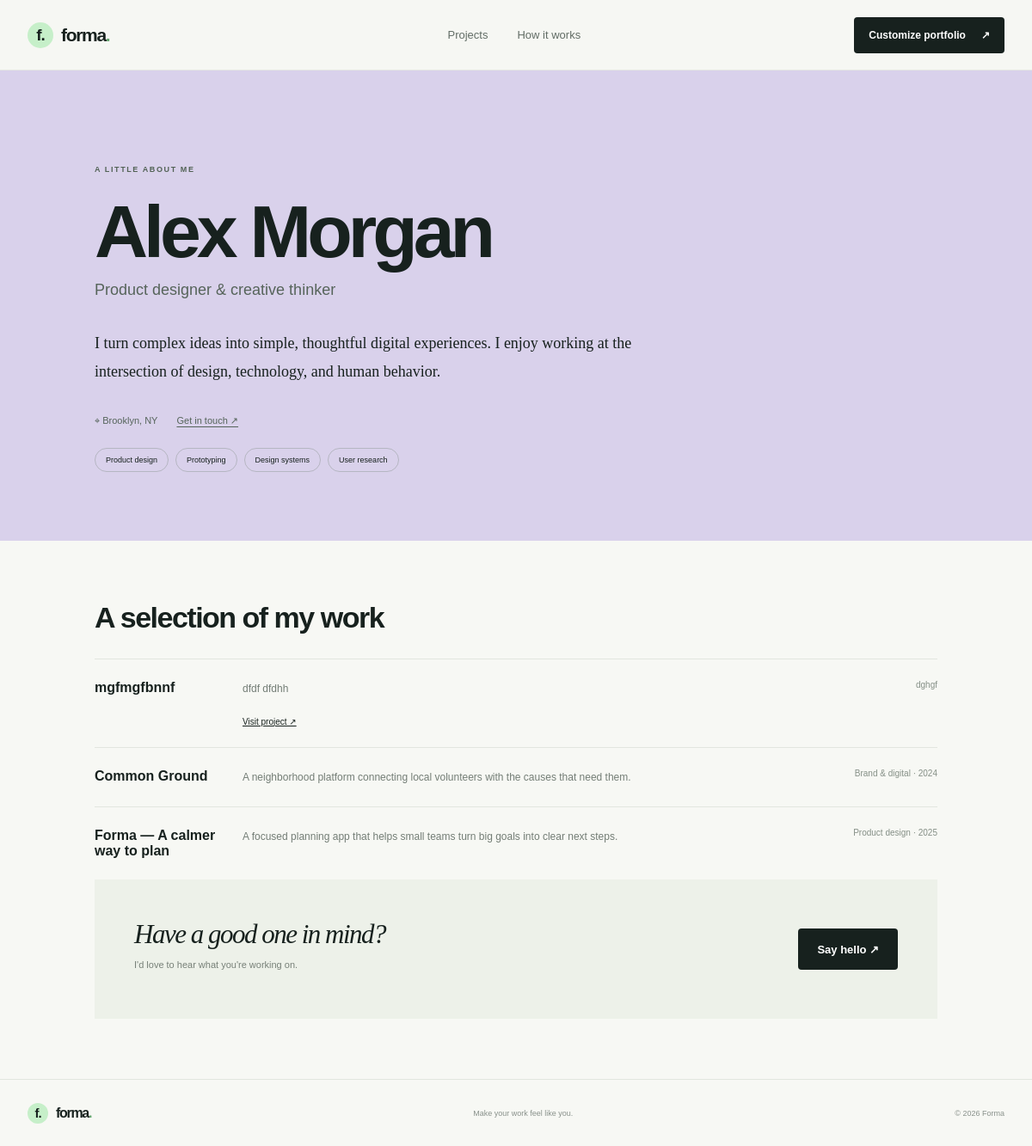
/p/alex-morgan, run on the app's committed database.
### tables this page shows
CREATE TABLE profile (
                id INTEGER PRIMARY KEY CHECK (id = 1),
                name TEXT NOT NULL,
                title TEXT NOT NULL,
                bio TEXT NOT NULL,
                email TEXT NOT NULL,
                location TEXT NOT NULL,
                website TEXT NOT NULL DEFAULT '',
                skills TEXT NOT NULL DEFAULT '',
                slug TEXT NOT NULL UNIQUE,
                theme TEXT NOT NULL DEFAULT 'mint'
            );

CREATE TABLE projects (
                id INTEGER PRIMARY KEY AUTOINCREMENT,
                title TEXT NOT NULL,
                description TEXT NOT NULL,
                year TEXT NOT NULL DEFAULT '',
                category TEXT NOT NULL DEFAULT '',
                url TEXT NOT NULL DEFAULT '',
                created_at TEXT NOT NULL DEFAULT CURRENT_TIMESTAMP
            );

### app.py (the view)
@app.get("/p/<slug>")
def public_portfolio(slug):
    profile, projects = profile_data()
    if profile["slug"] != slug:
        abort(404)
    return render_template("portfolio.html", profile=profile, projects=projects)

### app.py (called while the page is built, shortened)
def get_db():
    connection = sqlite3.connect(DATABASE)
    connection.row_factory = sqlite3.Row
    connection.execute("PRAGMA foreign_keys = ON")
    return connection

def profile_data():
    with closing(get_db()) as db:
        profile = db.execute("SELECT * FROM profile WHERE id = 1").fetchone()
        projects = db.execute("SELECT * FROM projects ORDER BY created_at DESC, id DESC").fetchall()
    return profile, projects

@app.before_request
def protect_editor_routes():
    is_editor_route = request.path == "/edit" or request.path == "/projects" or request.path.startswith("/projects/")
    if not is_editor_route:
        return None

### templates/portfolio.html (shortened to what this page needs)
{% extends "base.html" %}
{% block content %}
<div class="public-page theme-{{ profile['theme'] }}"><section class="public-hero"><div class="public-inner"><div class="public-kicker">A LITTLE ABOUT ME</div><h1>{{ profile['name'] }}</h1><p class="public-title">{{ profile['title'] }}</p><p class="public-bio">{{ profile['bio'] }}</p><div class="public-meta"><span>⌖ {{ profile['location'] }}</span><a href="mailto:{{ profile['email'] }}">Get in touch ↗</a>{% if profile['website'] %}<a href="{{ profile['website'] }}" target="_blank" rel="noopener noreferrer">My website ↗</a>{% endif %}</div>{% if profile['skills'] %}<div class="public-skills">{% for skill in profile['skills'].split(',') if skill.strip() %}<span class="skill-pill">{{ skill.strip() }}</span>{% endfor %}</div>{% endif %}</div></section><section class="public-work public-inner"><h2>A selection of my work</h2>{% for project in projects %}<article class="public-project"><h3>{{ project['title'] }}</h3><p>{{ project['description'] }}</p><span>{% if project['category'] %}{{ project['category'] }}{% endif %}{% if project['year'] %}{% if project['category'] %} · {% endif %}{{ project['year'] }}{% endif %}</span>{% if project['url'] %}<a href="{{ project['url'] }}" target="_blank" rel="noopener noreferrer">Visit project ↗</a>{% endif %}</article>{% else %}<p class="helper-note">Projects coming soon.</p>{% endfor %}<div class="public-contact"><div><h2>Have a good one in mind?</h2><p>I'd love to hear what you're working on.</p></div><a class="button button-dark" href="mailto:{{ profile['email'] }}">Say hello ↗</a></div></section></div>
{% endblock %}

### templates/base.html (shortened to what this page needs)
<!doctype html>
<html lang="en">
<head>
  <link rel="stylesheet" href="{{ url_for('static', filename='styles.css') }}">
  <link rel="stylesheet" href="{{ url_for('static', filename='share.css') }}">
</head>
<body>
  <header class="topbar">
    <a class="brand" href="{{ url_for('home') }}"><span class="brand-mark">f.</span><span>forma<span class="brand-period">.</span></span></a>
    <nav class="topnav" aria-label="Main navigation">
      <a href="{{ url_for('home') }}#projects">Projects</a>
      <a href="{{ url_for('home') }}#how-it-works">How it works</a>
    </nav>
    <a class="button button-dark top-cta" href="{{ url_for('edit_profile') }}">Customize portfolio <span aria-hidden="true">↗</span></a>
  </header>
  <main>{% block content %}{% endblock %}</main>
  <footer class="site-footer"><a class="brand" href="{{ url_for('home') }}"><span class="brand-mark">f.</span><span>forma<span class="brand-period">.</span></span></a><span>Make your work feel like you.</span><span>© 2026 Forma</span></footer>
</body>
</html>

### static/styles.css (style rules this page uses)
:root { --ink:#17211e;--muted:#747d78;--paper:#f7f8f4;--line:#e2e6df;--green:#c6efc9;--deep:#20352c;--serif:Georgia,'Times New Roman',serif;--sans:'DM Sans',Arial,sans-serif;--display:'Manrope','DM Sans',sans-serif }
* { box-sizing:border-box }
html { scroll-behavior:smooth }
body { margin:0;background:var(--paper);color:var(--ink);font-family:var(--sans);font-size:15px;-webkit-font-smoothing:antialiased }
a { color:inherit;text-decoration:none }
.topbar { height:82px;display:flex;align-items:center;justify-content:space-between;padding:0 max(32px,calc((100vw - 1320px)/2));border-bottom:1px solid rgba(23,33,30,.08);background:rgba(247,248,244,.92);position:relative;z-index:2 }
.brand { display:flex;align-items:center;gap:9px;font-family:var(--display);font-weight:800;font-size:21px;letter-spacing:-1.3px }
.brand-mark { display:grid;place-items:center;background:var(--green);height:30px;width:30px;border-radius:50%;font-size:19px;letter-spacing:-1px }
.brand-period { color:#64a56e }
.topnav { display:flex;gap:34px;margin-left:75px;color:#626d66;font-size:13px }
.button { min-height:48px;padding:0 21px;display:inline-flex;align-items:center;justify-content:center;gap:18px;border:1px solid transparent;border-radius:4px;font-size:13px;font-weight:600;transition:transform .18s,background .18s;cursor:pointer }
.button-dark { background:var(--ink);color:white }
.top-cta { min-height:42px;padding:0 16px;font-size:12px }
.site-footer { height:78px;padding:0 max(32px,calc((100vw - 1180px)/2));display:flex;align-items:center;justify-content:space-between;border-top:1px solid var(--line);font-size:9px;color:#89918b }
.site-footer .brand { font-size:16px;color:var(--ink) }
.site-footer .brand-mark { height:24px;width:24px;font-size:15px }
.public-page { --accent:#cce8d1 }
.public-page.theme-lavender { --accent:#d9d1eb }
.public-hero { padding:110px 0 80px;background:var(--accent) }
.public-inner { width:min(980px,calc(100% - 64px));margin:auto }
.public-kicker { font-size:9px;letter-spacing:1.6px;font-weight:700;color:#526255 }
.public-hero h1 { font:600 clamp(48px,8vw,86px)/1.04 var(--display);letter-spacing:-5px;margin:23px 0 13px }
.public-title { font-size:18px;color:#56645a;margin:0 }
.public-bio { font:18px/1.8 var(--serif);max-width:650px;margin:35px 0 }
.public-meta { display:flex;gap:22px;align-items:center;font-size:11px;color:#55645a }
.public-meta a { text-decoration:underline;text-underline-offset:3px }
.public-skills { display:flex;flex-wrap:wrap;gap:8px;margin-top:25px }
.skill-pill { padding:8px 12px;border:1px solid #667b6850;border-radius:30px;font-size:9px }
.public-work { padding:70px 0 }
.public-work h2 { font:600 34px var(--display);letter-spacing:-1.5px;margin:0 0 28px }
.public-project { padding:24px 0;border-top:1px solid var(--line);display:grid;grid-template-columns:150px 1fr auto;gap:22px;align-items:start }
.public-project h3 { font:600 16px var(--display);margin:0 }
.public-project p { font-size:12px;line-height:1.7;color:#737d75;margin:0 }
.public-project>span { font-size:10px;color:#858f86 }
.public-project a { font-size:10px;text-decoration:underline;grid-column:2 }
.public-contact { padding:46px;background:#edf1e9;display:flex;justify-content:space-between;align-items:center }
.public-contact h2 { font:italic 31px var(--serif);margin:0 }
.public-contact p { font-size:11px;color:#778078 }

### data on the page
profile: name "Alex Morgan", title "Product designer & creative thinker", bio "I turn complex ideas into simple, thoughtful digital experiences. I enjoy working at the intersection of design, technology, and human behavior.", location "Brooklyn, NY"
projects: title "mgfmgfbnnf", description "dfdf dfdhh", category "dghgf"
projects: title "Common Ground", description "A neighborhood platform connecting local volunteers with the causes that need them.", category "Brand & digital", year "2024"
projects: title "Forma — A calmer way to plan", description "A focused planning app that helps small teams turn big goals into clear next steps.", category "Product design", year "2025"

### other printed values
{{ skill.strip() }} "Product design" "Prototyping" "Design systems" "User research"
